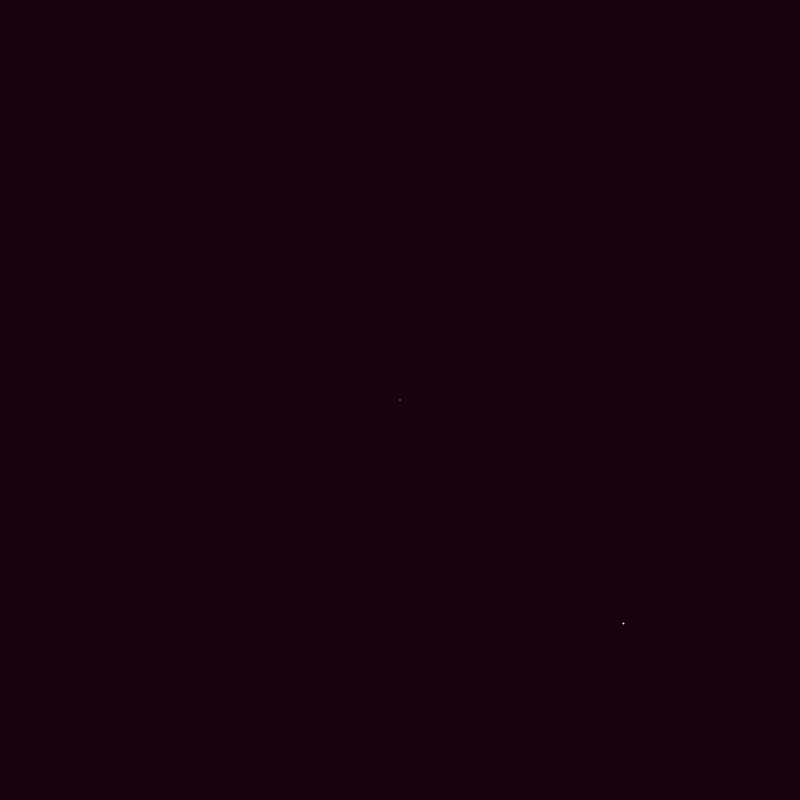
Frame 1 (no input)
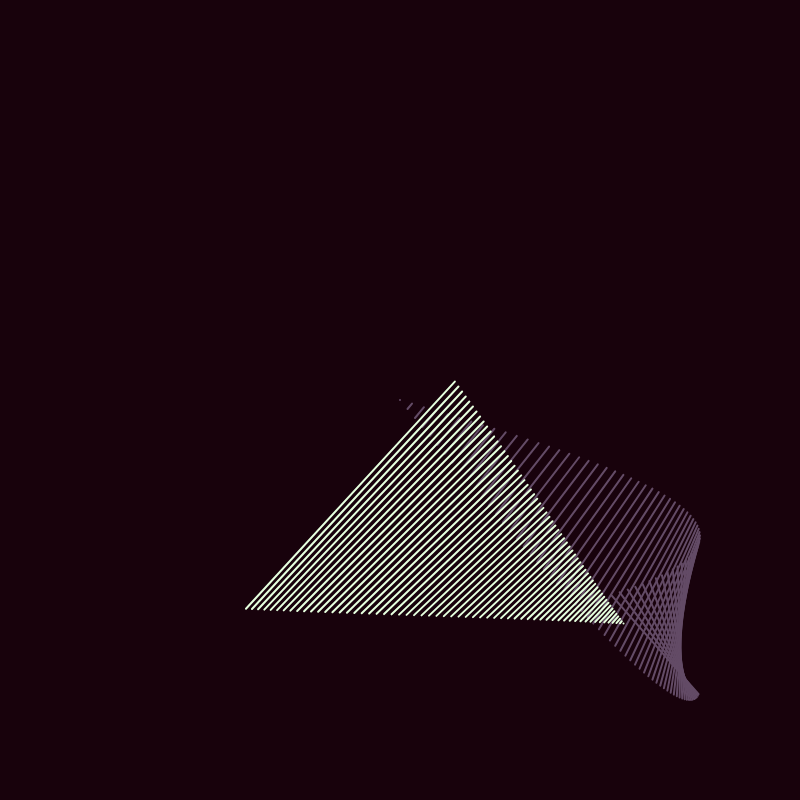
Frame 60 (no input)
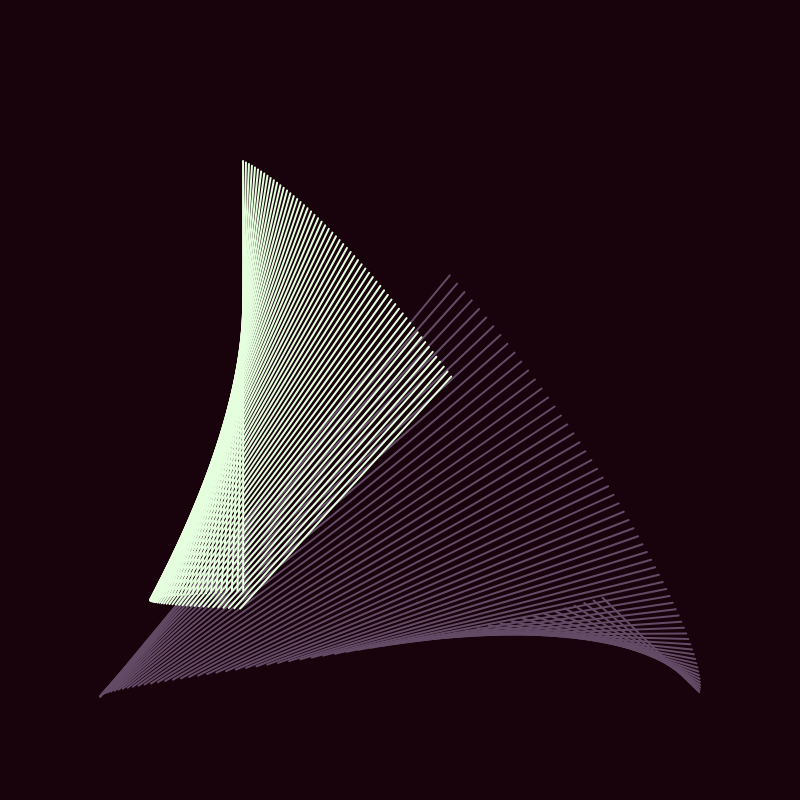
Frame 120 (the mouse pressed at the canvas centre since frame 60)

The p5.js sketch that drew these frames (run headless with seeded random() and noise() and a simulated clock; from frame 60 on, the mouse is pressed at the canvas centre):

// p5.js sketch
// ── sketch.js
let dancingLine1
let dancingLine2

function isOdd(num) { return num % 2;}

function setup() {
  createCanvas(800,800)
  background("#18020C")
  dancingLine1 = makeDancingLine()
  dancingLine2 = makeDancingLine(true)
}

function draw() {
  background("#18020C")
  translate(width/2, height/2)
  dancingLine1.display()
  dancingLine2.display()
}

function makeDancingLine(flip) {
  let history = []
  let linesAmt =60
  let col = 255
  let v1 = createVector(0,0)
  let v2 = createVector(0,0)
  
  let x1Angle = flip ? 90 : 0
  let y1Angle = flip ? 90 : 0
  let x2Angle = flip ? 90 : 0
  let y2Angle = flip ? 90 : 0

  let x1AngleOff = 0.03
  let y1AngleOff = 0.002
  let x2AngleOff = 0.015
  let y2AngleOff = 0.02  
  
  let r1 = flip ? 250 : 300 
  let r2 = flip ? 250 : 300 

  function display() {
    v1.set(r1 * sin(x1Angle), r1 * sin(y1Angle))
    v2.set(r2 * sin(x2Angle), r2 * sin(y2Angle))

    history.push([v1.x, v1.y, v2.x, v2.y]) 
    
    if (history.length > linesAmt) history.splice(0,1)
    
    col = flip
      ? "#E5FFDE"
      : "#634B66"

    history.forEach((linea, i) => {
      stroke(col) 
      strokeWeight(2)
      line(linea[0],linea[1],linea[2],linea[3])
    })

    x1Angle += flip ? x1AngleOff : x1AngleOff + 0.01
    y1Angle += flip ? y1AngleOff : y1AngleOff + 0.01
    x2Angle += flip ? x2AngleOff : x2AngleOff + 0.01
    y2Angle += flip ? y2AngleOff : y2AngleOff + 0.01
  }

  return {
    display,
  }
}
